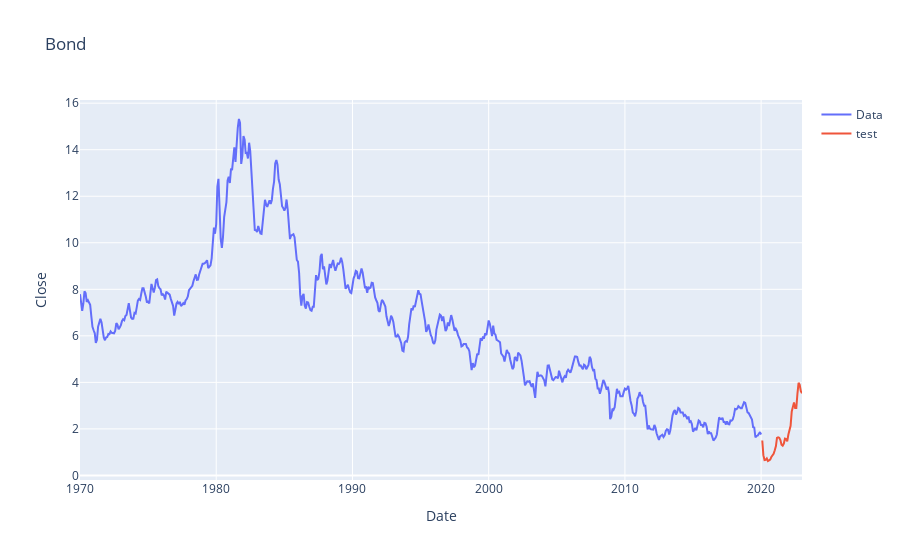

The cell this chart's notebook holds for it:
### Markdown cell above
Ahora verificamos como quedo la partición de nuestra serie de tiempo.

### Code cell
#Graficamos la serie anterior, aunando el valor del pronóstico.
trace1 = go.Scatter(
    x = date_train,
    y = data_train['y'],
    mode = 'lines',
    name = 'Data'
)

trace2 = go.Scatter(
    x = date_test,
    y = data_test['y'],
    mode = 'lines',
    name = 'test'
)

layout = go.Layout(
    title = "Bond ",
    xaxis = {'title' : "Date"},
    yaxis = {'title' : "Close"}
)
fig = go.Figure(data=[trace1, trace2], layout=layout)
fig.show()
